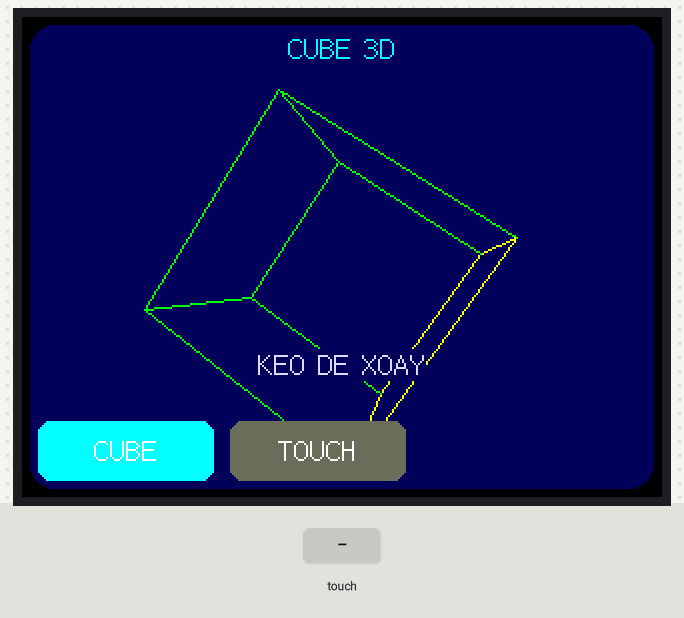
A program run on a simulated ESP32. On the bench: 320×240 colour display. The inputs (shaded band) are chosen by the test bench. Random numbers use the default seed unless the program sets one; what the program prints to the serial monitor is not drawn.

Above: at 1.8 s.
1.9 s: touch panel pressed at 38 % / 90 % of its raw x / y range
At 2.7 s:
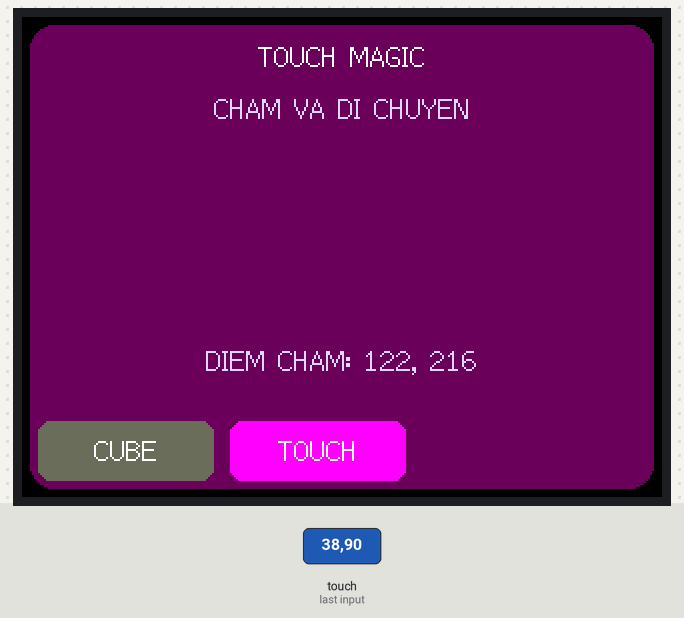
4.9 s: touch panel pressed at 13 % / 10 % of its raw x / y range
At 5.7 s:
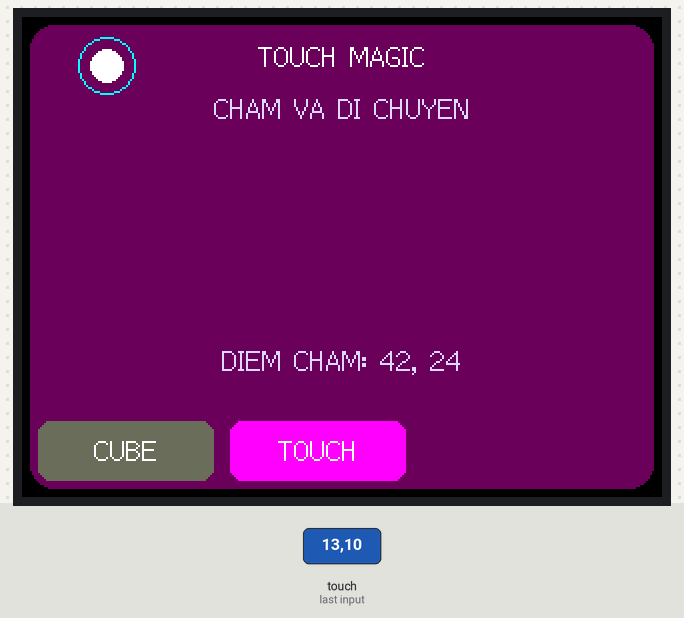
Timing chart, 0 to 7.9 s (numbered marks = the images above; inputs shaded):
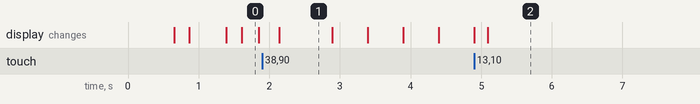

The program:

main.cpp
```cpp
#include <Arduino.h>
#include <SPI.h>
#include <TFT_eSPI.h>
#include <XPT2046_Touchscreen.h>

constexpr int SCREEN_WIDTH = 320;
constexpr int SCREEN_HEIGHT = 240;
constexpr uint8_t TOUCH_IRQ_PIN = 36;
constexpr uint8_t TOUCH_MOSI_PIN = 32;
constexpr uint8_t TOUCH_MISO_PIN = 39;
constexpr uint8_t TOUCH_SCLK_PIN = 25;
constexpr uint8_t TOUCH_CS_PIN = 33;
constexpr float AUTO_ROTATION_SPEED = 1.0f;
constexpr int16_t TOUCH_RAW_MIN_X = 200;
constexpr int16_t TOUCH_RAW_MAX_X = 3700;
constexpr int16_t TOUCH_RAW_MIN_Y = 240;
constexpr int16_t TOUCH_RAW_MAX_Y = 3800;
constexpr int16_t BUTTON_WIDTH = 88;
constexpr int16_t BUTTON_GAP = 8;
constexpr int16_t BUTTON_Y = 202;
constexpr int16_t BUTTON_HEIGHT = 30;
constexpr float TOUCH_ROTATE_SENSITIVITY = 0.012f;

TFT_eSPI tft = TFT_eSPI();
TFT_eSprite sprite(&tft);
SPIClass touchscreenSPI = SPIClass(VSPI);
XPT2046_Touchscreen touch(TOUCH_CS_PIN, TOUCH_IRQ_PIN);

enum class ScreenMode {
  Cube,
  TouchTest
};

ScreenMode screenMode = ScreenMode::Cube;

struct Vec3 {
  float x;
  float y;
  float z;
};

struct Vec2 {
  int16_t x;
  int16_t y;
};

const Vec3 CUBE[8] = {
    {-1, -1, -1}, {1, -1, -1}, {1, 1, -1}, {-1, 1, -1},
    {-1, -1, 1},  {1, -1, 1},  {1, 1, 1},  {-1, 1, 1}
};

const uint8_t EDGE[12][2] = {
    {0, 1}, {1, 2}, {2, 3}, {3, 0},
    {4, 5}, {5, 6}, {6, 7}, {7, 4},
    {0, 4}, {1, 5}, {2, 6}, {3, 7}
};

float angleX = -0.6f;
float angleY = 0.8f;
uint32_t lastRotationUpdate = 0;
bool touchWasDown = false;
Vec2 lastTouch = {SCREEN_WIDTH / 2, SCREEN_HEIGHT / 2};
constexpr int16_t CUBE_BUTTON_X = 8;
constexpr int16_t TOUCH_BUTTON_X = CUBE_BUTTON_X + BUTTON_WIDTH + BUTTON_GAP;

struct MagicParticle {
  Vec2 position;
  Vec2 velocity;
  uint16_t color;
  uint8_t life;
};

constexpr uint8_t MAGIC_PARTICLE_COUNT = 28;
MagicParticle magicParticles[MAGIC_PARTICLE_COUNT];

bool isInsideButton(const Vec2 &point, int16_t x, int16_t width) {
  return point.x >= x && point.x < x + width &&
         point.y >= BUTTON_Y && point.y < BUTTON_Y + BUTTON_HEIGHT;
}

Vec2 readTouchPoint(const TS_Point &point) {
  Vec2 result;
  result.x = map(point.x, TOUCH_RAW_MIN_X, TOUCH_RAW_MAX_X, 1, SCREEN_WIDTH);
  result.y = map(point.y, TOUCH_RAW_MIN_Y, TOUCH_RAW_MAX_Y, 1, SCREEN_HEIGHT);
  result.x = constrain(result.x, 0, SCREEN_WIDTH - 1);
  result.y = constrain(result.y, 0, SCREEN_HEIGHT - 1);
  return result;
}

void drawNavigation() {
  uint16_t cubeColor = screenMode == ScreenMode::Cube ? TFT_CYAN : TFT_DARKGREY;
  uint16_t touchColor =
      screenMode == ScreenMode::TouchTest ? TFT_MAGENTA : TFT_DARKGREY;

  sprite.fillRoundRect(CUBE_BUTTON_X, BUTTON_Y, BUTTON_WIDTH, BUTTON_HEIGHT, 6,
                       cubeColor);
  sprite.fillRoundRect(TOUCH_BUTTON_X, BUTTON_Y, BUTTON_WIDTH, BUTTON_HEIGHT, 6,
                       touchColor);
  sprite.setTextDatum(MC_DATUM);
  sprite.setTextColor(TFT_WHITE, cubeColor);
  sprite.drawString("CUBE", CUBE_BUTTON_X + BUTTON_WIDTH / 2,
                    BUTTON_Y + BUTTON_HEIGHT / 2, 2);
  sprite.setTextColor(TFT_WHITE, touchColor);
  sprite.drawString("TOUCH", TOUCH_BUTTON_X + BUTTON_WIDTH / 2,
                    BUTTON_Y + BUTTON_HEIGHT / 2, 2);
}

Vec2 project(const Vec3 &p) {
  float sx = sinf(angleX);
  float cx = cosf(angleX);
  float sy = sinf(angleY);
  float cy = cosf(angleY);

  float x1 = p.x;
  float y1 = p.y * cx - p.z * sx;
  float z1 = p.y * sx + p.z * cx;

  float x2 = x1 * cy + z1 * sy;
  float z2 = -x1 * sy + z1 * cy;

  float scale = 52.0f;
  float depth = 4.0f;
  float perspective = depth / (depth + z2);

  Vec2 out;
  out.x = static_cast<int16_t>(SCREEN_WIDTH / 2 + x2 * scale * perspective);
  out.y = static_cast<int16_t>(SCREEN_HEIGHT / 2 + y1 * scale * perspective + 10);
  return out;
}

void drawCubeFrame() {
  Vec2 pt[8];
  for (int i = 0; i < 8; ++i) {
    pt[i] = project(CUBE[i]);
  }

  sprite.fillSprite(TFT_BLACK);
  sprite.fillRoundRect(4, 4, SCREEN_WIDTH - 8, SCREEN_HEIGHT - 8, 12, TFT_NAVY);
  sprite.setTextDatum(TC_DATUM);
  sprite.setTextColor(TFT_CYAN, TFT_NAVY);
  sprite.drawString("CUBE 3D", SCREEN_WIDTH / 2, 8, 2);

  for (int i = 0; i < 12; ++i) {
    uint8_t a = EDGE[i][0];
    uint8_t b = EDGE[i][1];
    uint16_t color = (i < 4 || i >= 8) ? TFT_GREEN : TFT_YELLOW;
    sprite.drawLine(pt[a].x, pt[a].y, pt[b].x, pt[b].y, color);
  }

  sprite.setTextDatum(TC_DATUM);
  sprite.setTextColor(TFT_LIGHTGREY, TFT_NAVY);
  sprite.drawString("KEO DE XOAY", SCREEN_WIDTH / 2, 166, 2);
  drawNavigation();
  sprite.pushSprite(0, 0);
}

void updateAutoRotation() {
  uint32_t now = millis();
  float elapsedSeconds = (now - lastRotationUpdate) / 1000.0f;
  lastRotationUpdate = now;

  angleY += elapsedSeconds * AUTO_ROTATION_SPEED;
  if (angleY >= TWO_PI) {
    angleY -= TWO_PI;
  }
}

void resetMagicParticles() {
  for (MagicParticle &particle : magicParticles) {
    particle.position = lastTouch;
    particle.velocity = {0, 0};
    particle.life = 0;
  }
}

void spawnMagicParticles() {
  for (MagicParticle &particle : magicParticles) {
    if (particle.life != 0) {
      continue;
    }

    float angle = random(0, 628) / 100.0f;
    float speed = random(10, 35) / 10.0f;
    particle.position = lastTouch;
    particle.velocity = {static_cast<int16_t>(cosf(angle) * speed),
                         static_cast<int16_t>(sinf(angle) * speed)};
    particle.color = random(0, 2) == 0 ? TFT_CYAN : TFT_MAGENTA;
    particle.life = random(18, 36);
  }
}

void updateMagicParticles() {
  for (MagicParticle &particle : magicParticles) {
    if (particle.life == 0) {
      continue;
    }
    particle.position.x += particle.velocity.x;
    particle.position.y += particle.velocity.y;
    particle.velocity.y++;
    particle.life--;
  }
}

void drawTouchTestFrame() {
  sprite.fillSprite(TFT_BLACK);
  sprite.fillRoundRect(4, 4, SCREEN_WIDTH - 8, SCREEN_HEIGHT - 8, 12,
                       TFT_PURPLE);
  sprite.setTextDatum(TC_DATUM);
  sprite.setTextColor(TFT_WHITE, TFT_PURPLE);
  sprite.drawString("TOUCH MAGIC", SCREEN_WIDTH / 2, 12, 2);
  sprite.setTextColor(TFT_LIGHTGREY, TFT_PURPLE);
  sprite.drawString("CHAM VA DI CHUYEN", SCREEN_WIDTH / 2, 38, 2);

  sprite.fillCircle(lastTouch.x, lastTouch.y, 8, TFT_WHITE);
  sprite.drawCircle(lastTouch.x, lastTouch.y, 14, TFT_CYAN);
  for (const MagicParticle &particle : magicParticles) {
    if (particle.life != 0) {
      sprite.fillCircle(particle.position.x, particle.position.y, 2,
                        particle.color);
    }
  }

  sprite.setTextColor(TFT_LIGHTGREY, TFT_PURPLE);
  sprite.drawString("DIEM CHAM: " + String(lastTouch.x) + ", " +
                        String(lastTouch.y),
                    SCREEN_WIDTH / 2, 164, 2);
  drawNavigation();
  sprite.pushSprite(0, 0);
}

void changeMode(ScreenMode newMode) {
  if (screenMode == newMode) {
    return;
  }
  screenMode = newMode;
  if (screenMode == ScreenMode::TouchTest) {
    resetMagicParticles();
  }
}

void handleTouch() {
  bool isTouched = touch.tirqTouched() && touch.touched();
  if (!isTouched) {
    touchWasDown = false;
    return;
  }

  Vec2 point = readTouchPoint(touch.getPoint());
  if (!touchWasDown) {
    if (isInsideButton(point, CUBE_BUTTON_X, BUTTON_WIDTH)) {
      changeMode(ScreenMode::Cube);
    } else if (isInsideButton(point, TOUCH_BUTTON_X, BUTTON_WIDTH)) {
      changeMode(ScreenMode::TouchTest);
    }
  }

  if (screenMode == ScreenMode::TouchTest) {
    lastTouch = point;
    spawnMagicParticles();
  } else if (touchWasDown &&
             !isInsideButton(point, CUBE_BUTTON_X, BUTTON_WIDTH) &&
             !isInsideButton(point, TOUCH_BUTTON_X, BUTTON_WIDTH)) {
    int16_t dx = point.x - lastTouch.x;
    int16_t dy = point.y - lastTouch.y;
    angleY += dx * TOUCH_ROTATE_SENSITIVITY;
    angleX += dy * TOUCH_ROTATE_SENSITIVITY;
    angleX = constrain(angleX, -1.4f, 1.4f);
  }
  lastTouch = point;
  touchWasDown = true;
}

void setup() {
  Serial.begin(115200);
  tft.init();
  tft.setRotation(1);
  tft.fillScreen(TFT_RED);
  delay(200);

  sprite.setColorDepth(8);
  if (!sprite.createSprite(SCREEN_WIDTH, SCREEN_HEIGHT)) {
    Serial.println("Sprite allocation failed");
    tft.fillScreen(TFT_RED);
    while (true) {
      delay(1000);
    }
  }

  touchscreenSPI.begin(TOUCH_SCLK_PIN, TOUCH_MISO_PIN, TOUCH_MOSI_PIN,
                       TOUCH_CS_PIN);
  touch.begin(touchscreenSPI);
  touch.setRotation(1);
  randomSeed(micros());
  lastRotationUpdate = millis();
  drawCubeFrame();
  Serial.println("Cube ready");
}

void loop() {
  handleTouch();
  if (screenMode == ScreenMode::Cube) {
    if (!touchWasDown) {
      updateAutoRotation();
    } else {
      lastRotationUpdate = millis();
    }
    drawCubeFrame();
  } else {
    updateMagicParticles();
    drawTouchTestFrame();
  }
  delay(20);
}
```

clock.cpp
```cpp
// #include <Arduino.h>
// #include <TFT_eSPI.h>
// #include <WiFi.h>
// #include <time.h>

// // Edit these two values before uploading the program.
// const char *WIFI_SSID = "Caffee_2_dua_minh";
// const char *WIFI_PASSWORD = "Haianhem123@";

// constexpr int SCREEN_WIDTH = 240;
// constexpr int SCREEN_HEIGHT = 320;
// constexpr char NTP_SERVER_1[] = "pool.ntp.org";
// constexpr char NTP_SERVER_2[] = "time.nist.gov";

// TFT_eSPI tft;
// TFT_eSprite sprite(&tft);

// const char *const WEEKDAYS[] = {
//     "CHU NHAT", "THU HAI", "THU BA", "THU TU",
//     "THU NAM", "THU SAU", "THU BAY"};

// void showMessage(const char *message, uint16_t color) {
//   sprite.fillSprite(TFT_BLACK);
//   sprite.setTextDatum(MC_DATUM);
//   sprite.setTextColor(color, TFT_BLACK);
//   sprite.drawString(message, SCREEN_WIDTH / 2, SCREEN_HEIGHT / 2, 2);
//   sprite.pushSprite(0, 0);
// }

// void connectWiFi() {
//   WiFi.mode(WIFI_STA);
//   WiFi.begin(WIFI_SSID, WIFI_PASSWORD);

//   Serial.print("Connecting to Wi-Fi");
//   uint32_t start = millis();
//   while (WiFi.status() != WL_CONNECTED && millis() - start < 20000) {
//     Serial.print('.');
//     showMessage("DANG KET NOI WI-FI", TFT_YELLOW);
//     delay(500);
//   }
//   Serial.println();
// }

// void drawClock() {
//   struct tm now;
//   if (!getLocalTime(&now, 1000)) {
//     showMessage("DANG DOI NTP...", TFT_YELLOW);
//     return;
//   }

//   char timeText[9];
//   char dateText[24];
//   snprintf(timeText, sizeof(timeText), "%02d:%02d:%02d",
//            now.tm_hour, now.tm_min, now.tm_sec);
//   snprintf(dateText, sizeof(dateText), "%02d/%02d/%04d",
//            now.tm_mday, now.tm_mon + 1, now.tm_year + 1900);

//   sprite.fillSprite(TFT_BLACK);
//   sprite.setTextDatum(MC_DATUM);
//   sprite.setTextColor(TFT_CYAN, TFT_BLACK);
//   sprite.drawString("THOI GIAN THUC", SCREEN_WIDTH / 2, 45, 2);
//   sprite.setTextColor(TFT_WHITE, TFT_BLACK);
//   sprite.drawString(timeText, SCREEN_WIDTH / 2, 135, 7);
//   sprite.setTextColor(TFT_GREEN, TFT_BLACK);
//   sprite.drawString(WEEKDAYS[now.tm_wday], SCREEN_WIDTH / 2, 215, 2);
//   sprite.setTextColor(TFT_YELLOW, TFT_BLACK);
//   sprite.drawString(dateText, SCREEN_WIDTH / 2, 255, 4);
//   sprite.setTextColor(TFT_DARKGREY, TFT_BLACK);
//   sprite.drawString("NTP - UTC+7", SCREEN_WIDTH / 2, 295, 2);
//   sprite.pushSprite(0, 0);
// }

// void setup() {
//   Serial.begin(115200);
//   tft.init();
//   tft.setRotation(0);

//   sprite.setColorDepth(8);
//   if (!sprite.createSprite(SCREEN_WIDTH, SCREEN_HEIGHT)) {
//     Serial.println("Cannot allocate TFT Sprite memory");
//     tft.fillScreen(TFT_RED);
//     return;
//   }

//   sprite.fillSprite(TFT_BLACK);
//   sprite.pushSprite(0, 0);
//   connectWiFi();

//   if (WiFi.status() == WL_CONNECTED) {
//     Serial.println("Wi-Fi connected: " + WiFi.localIP().toString());
//     // POSIX timezone string for Vietnam: Indochina Time, UTC+7, no DST.
//     configTzTime("ICT-7", NTP_SERVER_1, NTP_SERVER_2);
//   } else {
//     Serial.println("Wi-Fi connection failed");
//   }
// }

// void loop() {
//   static uint32_t lastUpdate = 0;
//   if (millis() - lastUpdate >= 1000 || lastUpdate == 0) {
//     lastUpdate = millis();
//     drawClock();
//   }
//   delay(10);
// }
```

Flah_JPG_DMI.cpp
```cpp
// // Example for library:
// // https://github.com/Bodmer/TJpg_Decoder

// // This example renders a Jpeg file that is stored in an array within Flash (program) memory
// // see panda.h tab.  The panda image file being ~13Kbytes.
// #include "Arduino.h"
// #define USE_DMA

// // Include the array
// #include "panda.h"

// // Include the jpeg decoder library
// #include <TJpg_Decoder.h>

// #ifdef USE_DMA
//   uint16_t  dmaBuffer1[16*16]; // Toggle buffer for 16*16 MCU block, 512bytes
//   uint16_t  dmaBuffer2[16*16]; // Toggle buffer for 16*16 MCU block, 512bytes
//   uint16_t* dmaBufferPtr = dmaBuffer1;
//   bool dmaBufferSel = 0;
// #endif

// // Include the TFT library https://github.com/Bodmer/TFT_eSPI
// #include "SPI.h"
// #include <TFT_eSPI.h>              // Hardware-specific library
// TFT_eSPI tft = TFT_eSPI();         // Invoke custom library

// // This next function will be called during decoding of the jpeg file to render each
// // 16x16 or 8x8 image tile (Minimum Coding Unit) to the TFT.
// bool tft_output(int16_t x, int16_t y, uint16_t w, uint16_t h, uint16_t* bitmap)
// {
//    // Stop further decoding as image is running off bottom of screen
//   if ( y >= tft.height() ) return 0;

//   // STM32F767 processor takes 43ms just to decode (and not draw) jpeg (-Os compile option)
//   // Total time to decode and also draw to TFT:
//   // SPI 54MHz=71ms, with DMA 50ms, 71-43 = 28ms spent drawing, so DMA is complete before next MCU block is ready
//   // Apparent performance benefit of DMA = 71/50 = 42%, 50 - 43 = 7ms lost elsewhere
//   // SPI 27MHz=95ms, with DMA 52ms. 95-43 = 52ms spent drawing, so DMA is *just* complete before next MCU block is ready!
//   // Apparent performance benefit of DMA = 95/52 = 83%, 52 - 43 = 9ms lost elsewhere
// #ifdef USE_DMA
//   // Double buffering is used, the bitmap is copied to the buffer by pushImageDMA() the
//   // bitmap can then be updated by the jpeg decoder while DMA is in progress
//   if (dmaBufferSel) dmaBufferPtr = dmaBuffer2;
//   else dmaBufferPtr = dmaBuffer1;
//   dmaBufferSel = !dmaBufferSel; // Toggle buffer selection
//   //  pushImageDMA() will clip the image block at screen boundaries before initiating DMA
//   tft.pushImageDMA(x, y, w, h, bitmap, dmaBufferPtr); // Initiate DMA - blocking only if last DMA is not complete
//   // The DMA transfer of image block to the TFT is now in progress...
// #else
//   // Non-DMA blocking alternative
//   tft.pushImage(x, y, w, h, bitmap);  // Blocking, so only returns when image block is drawn
// #endif
//   // Return 1 to decode next block.
//   return 1;
// }

// void setup()
// {
//   Serial.begin(115200);
//   Serial.println("\n\n Testing TJpg_Decoder library");

//   // Initialise the TFT
//   tft.begin();
//   tft.setTextColor(TFT_WHITE, TFT_BLACK);
//   tft.fillScreen(TFT_BLACK);
//   tft.init();

// #ifdef USE_DMA
//   tft.initDMA(); // To use SPI DMA you must call initDMA() to setup the DMA engine
// #endif

//   // The jpeg image can be scaled down by a factor of 1, 2, 4, or 8
//   TJpgDec.setJpgScale(1);

//   // The colour byte order can be swapped by the decoder
//   // using TJpgDec.setSwapBytes(true); or by the TFT_eSPI library:
//   tft.setSwapBytes(true);

//   // The decoder must be given the exact name of the rendering function above
//   TJpgDec.setCallback(tft_output);
// }

// void loop()
// {
//   // Show a contrasting colour for demo of draw speed

//   tft.fillScreen(TFT_RED);


//   // Get the width and height in pixels of the jpeg if you wish:
//   uint16_t w = 0, h = 0;
//   TJpgDec.getJpgSize(&w, &h, panda, sizeof(panda));
// //   Serial.print("Width = "); Serial.print(w); Serial.print(", height = "); Serial.println(h);

//   // Time recorded for test purposes
//   uint32_t dt = millis();

//   // Must use startWrite first so TFT chip select stays low during DMA and SPI channel settings remain configured
//   tft.startWrite();

//   // Draw the image, top left at 0,0 - DMA request is handled in the call-back tft_output() in this sketch
//   TJpgDec.drawJpg(0, 0, panda, sizeof(panda));

//   // Must use endWrite to release the TFT chip select and release the SPI channel
//   tft.endWrite();

//   // How much time did rendering take (ESP8266 80MHz 262ms, 160MHz 149ms, ESP32 SPI 111ms, 8bit parallel 90ms
//   dt = millis() - dt;
// //   Serial.print(dt); Serial.println(" ms");

//   // Wait before drawing again
// //   delay(2000);
// }
```

test.cpp
```cpp
// #include "panda.h"
#include <iostream>

int main(){
    for (int i = 0; i < 12659; i++) {
        std::cout << "0xff," << " ";
    }
    std::cout << std::endl;
}
```
